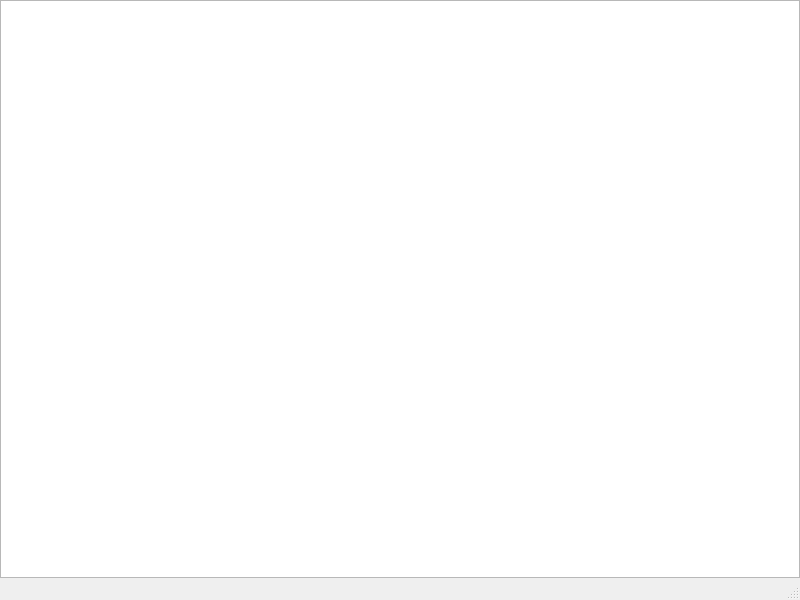
<?xml version="1.0" encoding="UTF-8"?>
<ui version="4.0">
 <class>QHDFImageDataWindow</class>
 <widget class="QMainWindow" name="QHDFImageDataWindow">
  <property name="geometry">
   <rect>
    <x>0</x>
    <y>0</y>
    <width>800</width>
    <height>600</height>
   </rect>
  </property>
  <property name="minimumSize">
   <size>
    <width>256</width>
    <height>256</height>
   </size>
  </property>
  <property name="windowTitle">
   <string>HDF5 Data</string>
  </property>
  <widget class="QWidget" name="centralwidget">
   <layout class="QVBoxLayout">
    <property name="margin">
     <number>0</number>
    </property>
    <item>
     <widget class="QGraphicsView" name="hdfGraphicsView"/>
    </item>
   </layout>
  </widget>
  <widget class="QMenuBar" name="menubar">
   <property name="geometry">
    <rect>
     <x>0</x>
     <y>0</y>
     <width>800</width>
     <height>22</height>
    </rect>
   </property>
  </widget>
  <widget class="QStatusBar" name="statusbar"/>
  <action name="actionOpen">
   <property name="text">
    <string>Open ...</string>
   </property>
   <property name="shortcut">
    <string>Ctrl+O</string>
   </property>
   <property name="shortcutContext">
    <enum>Qt::ApplicationShortcut</enum>
   </property>
  </action>
  <action name="actionExportModel">
   <property name="text">
    <string>Export Model</string>
   </property>
  </action>
  <action name="actionLoop_Movie">
   <property name="text">
    <string>Loop Movie</string>
   </property>
  </action>
  <action name="actionInterpret_As_Image">
   <property name="text">
    <string>Interpret As Image</string>
   </property>
  </action>
  <action name="actionClose">
   <property name="text">
    <string>Close</string>
   </property>
  </action>
 </widget>
 <resources/>
 <connections/>
</ui>
